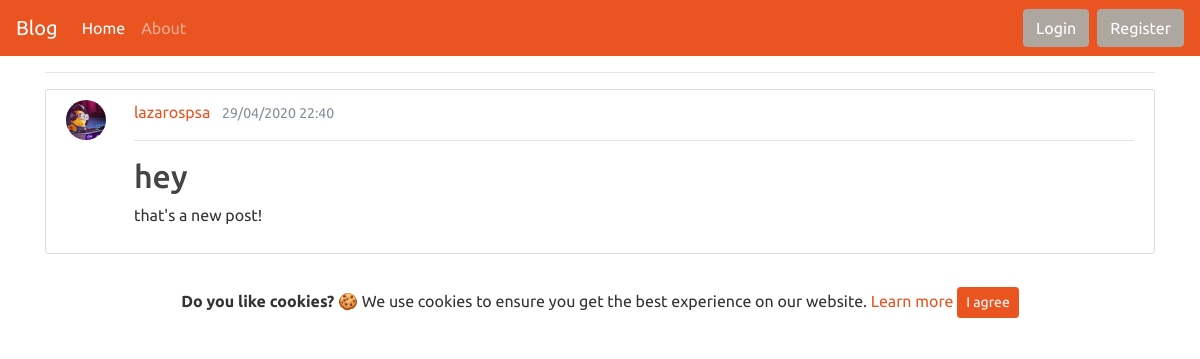
Screenshot of /blog/post/20/ with the database file from the repository.
### blog/models.py (models this page shows, shortened)
class Post(models.Model):
    title = models.CharField(max_length=50)
    content = models.TextField()
    date_posted = models.DateTimeField(default=timezone.now)
    author = models.ForeignKey(User, on_delete=models.CASCADE)

### users/models.py (models this page shows, shortened)
class Profile(models.Model):
    user = models.OneToOneField(User, on_delete=models.CASCADE) #vazoume to original model
    photoprofile = models.ImageField(default='default.jpg',upload_to='profile_pictures') #sthn metavlhth photoprofile orizoume default eikona thn default.jpg kai vazoume upload_to ton fakelo opou 9a apo9hkeuontai

### blog/views.py (the view)
# urls.py: path('post/<int:pk>/', PostDetailView.as_view(), name='post-detail'), #grab the value from link id of post me to <pk> epeidh 3erw oti einai integer vazw <int:pk>
class PostDetailView(DetailView):
    model = Post

### blog/templates/blog/post_detail.html (shortened to what this page needs)
{% extends 'blog/base.html' %}
{% block content %}
        <article class="media content-section">
          <a class="mr-2" href="{% url 'user-posts' post.author.username %}">
          <img style="height:40px;max-width:40px;margin-right: 20px;" class="rounded-circle account-img" src="{{ post.author.profile.photoprofile.url }}">
          </a>
          <div class="media-body">
              <div class="article-metadata">
                <a class="mr-2" href="{% url 'user-posts' object.author.username %}">{{ object.author }}</a>
                <small class="text-muted">{{ object.date_posted|date:"d/m/Y H:s" }}</small>
                <hr>
              </div>
              <h2 class="article-title" >{{ object.title }}</h2>
              <p class="article-content">{{ object.content }}</p>
            </div>
        </article>
{% endblock %}

### blog/static/blog/main.css (style rules this page uses)
body { background: #fafafa; color: #333333; margin-top: 5rem; }
h1, h2, h3, h4, h5, h6 { color: #444444; }
.content-section { background: #ffffff; padding: 10px 20px; border: 1px solid #dddddd; border-radius: 3px; margin-bottom: 20px; }
.article-title { color: #444444; }

### rows the page displays
Post: author.profile.photoprofile (picture), author "lazarospsa", date_posted "29/04/2020 22:40", title "hey", content "that's a new post!"
